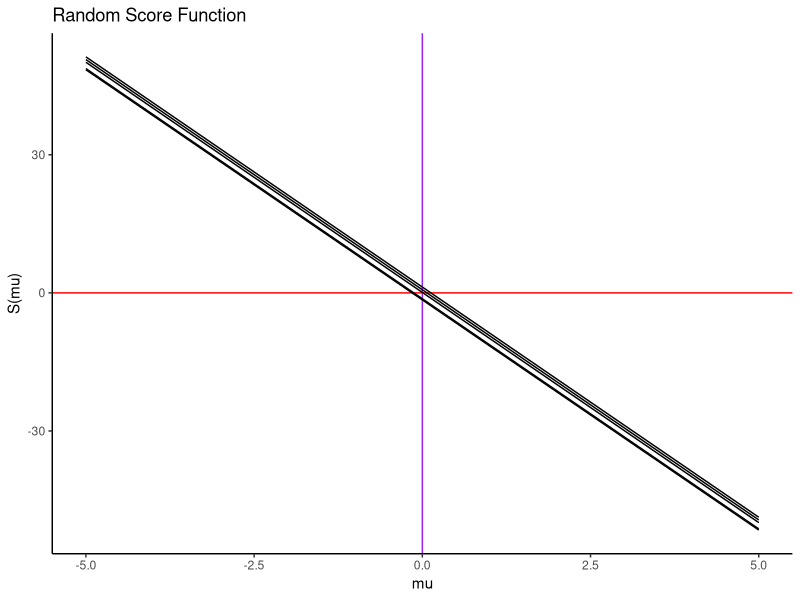
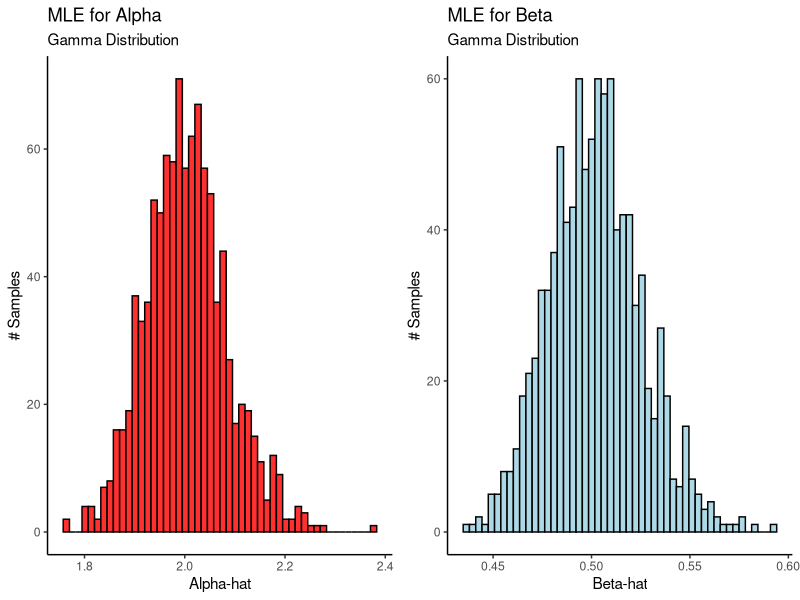
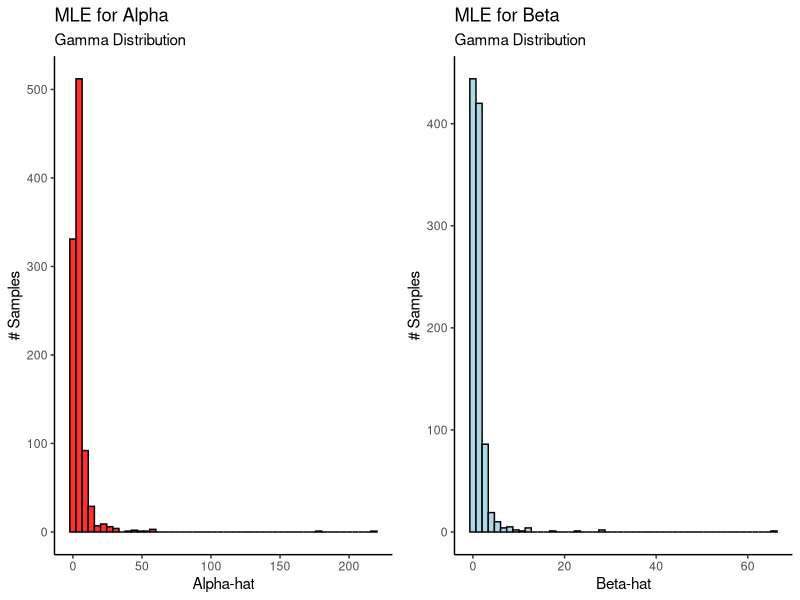
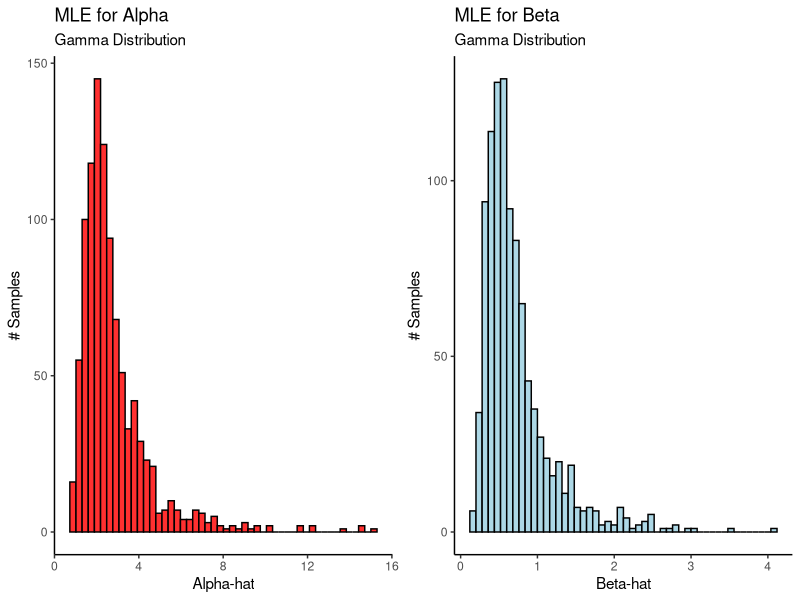
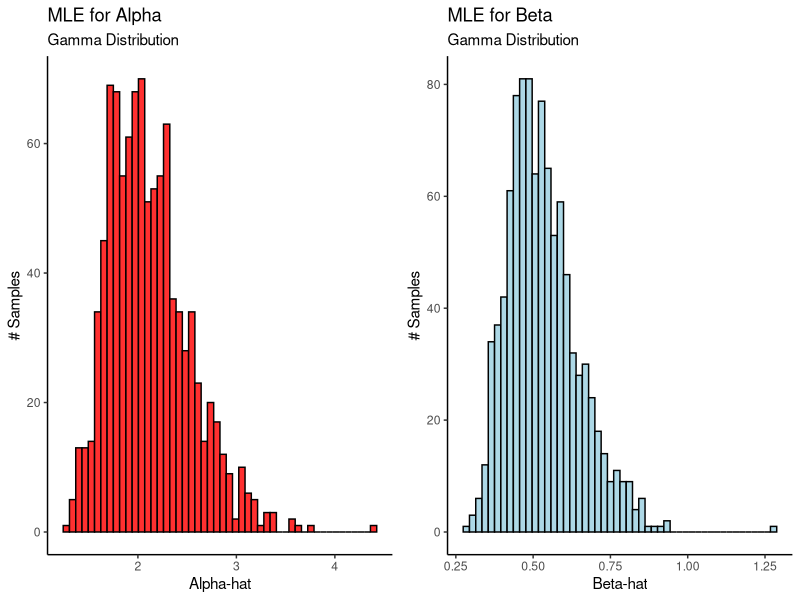

Write the R code that produced these figures, in order.
## ---- chunk 1
knitr::opts_chunk$set(echo = TRUE)
## ---- chunk 2
# Load the tidyverse packages
suppressMessages({
  suppressWarnings({
    library(tidyverse)
  })
})
## ---- chunk 3
mu0 <- 0 # True value of mu

# Function to generate a random score statistic
# This function takes in a sample size, draws a random sample from the normal distribution
# with the above true mean, and then returns a function of mu
gen_random_score <- function(n=10) {
  x <- rnorm(n,mu0)
  function(mu) sum(x - mu)
}

# Plot them
# We'll generate 5 lines and plot them on the same graph
# For plotting, though, we need to vectorize our score function.
# So let's write a wrapper function that takes in a function of one variable,
# and returns another function that vectorizes it- accepts a vector argument,
# calls the function for each scalar element of this vector, then returns the vector
# of function evaluations.
# 
vectorize <- function(f) {
  # f is a function that accepts scalar arguments and returns scalar values
  # vectorize(f) will return a function, which accepts vector arguments and returns vector values
  function(x) {
    out <- numeric(length(x))
    for (i in 1:length(x)) {
      out[i] <- f(x[i])
    }
    out
  }
}
plt1 <- data_frame(x = c(-5,5)) %>%
    ggplot(aes(x = x)) +
    theme_classic() +
    geom_hline(yintercept = 0,colour = "red") +
    geom_vline(xintercept = mu0,colour = "purple") +
    labs(title = "Random Score Function",
         x = "mu",
         y = "S(mu)")

# Add the scores
for (i in 1:5) {
  plt1 <- plt1 + stat_function(fun = vectorize(gen_random_score())) 
}

plt1

## ---- chunk 4
simulate_gamma_mle <- function(n) {
  B <- 1000
  alphatrue <- 2
  betatrue <- 0.5
  alphas <- numeric(B)
  betas <- numeric(B)
  
  for (b in 1:B) {
    
    # Generate a (minus) log likelihood
    x <- rgamma(n,alphatrue,betatrue)
    ll <- function(p) -sum(dgamma(x,p[1],p[2],log=TRUE))
    # Minimize minus ll ==> maximize ll
    mle <- nlminb(c(1,1),ll,lower = c(0,0))
    
    alphas[b] <- mle$par[1]
    betas[b] <- mle$par[2]
  }
  
  plt1 <- data_frame(x = alphas) %>%
    ggplot(aes(x = x)) +
    theme_classic() + 
    geom_histogram(bins = 50,colour = "black",fill = "firebrick1") +
    labs(title = "MLE for Alpha",
          subtitle = "Gamma Distribution",
          x = "Alpha-hat",
          y = "# Samples")
  
  plt2 <- data_frame(x = betas) %>%
    ggplot(aes(x = x)) +
    theme_classic() + 
    geom_histogram(bins = 50,colour = "black",fill = "lightblue") +
    labs(title = "MLE for Beta",
          subtitle = "Gamma Distribution",
          x = "Beta-hat",
          y = "# Samples")
  
  print(cowplot::plot_grid(plt1,plt2))
}
## ---- chunk 5
simulate_gamma_mle(1000)
## ---- chunk 6
simulate_gamma_mle(5)
simulate_gamma_mle(10)
simulate_gamma_mle(50)

